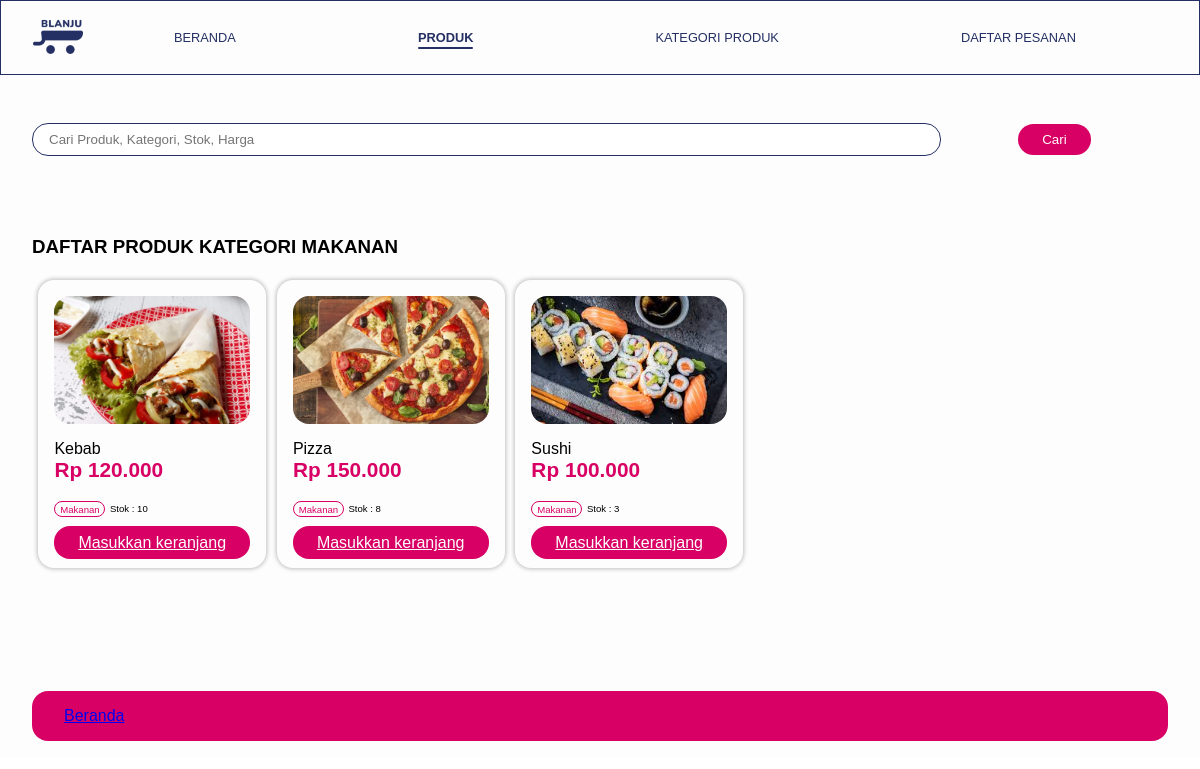
Screenshot of /modul-5_praktikan/app/pengguna/produk_kategori.php?kat=1 with the database file from the repository.
### tables this page shows
CREATE TABLE `categories` (
  `kodeKategori` int(11) NOT NULL,
  `namaKategori` varchar(100) NOT NULL
);

CREATE TABLE `products` (
  `kodeProduk` int(11) NOT NULL,
  `kodeKategori` int(11) NOT NULL,
  `namaProduk` varchar(100) NOT NULL,
  `gambarProduk` varchar(255) NOT NULL,
  `hargaProduk` int(11) NOT NULL,
  `stokProduk` int(11) NOT NULL,
  `created_at` timestamp NOT NULL DEFAULT current_timestamp() ON UPDATE current_timestamp(),
  `updated_at` timestamp NULL DEFAULT NULL
);

### modul-5_praktikan/app/database.php (called while the page is built, shortened)
<?php
function getDataProductsByCategory($kodeKategori)
{
	try{
		$statement = DB->prepare("SELECT * FROM products JOIN categories ON products.kodeKategori=categories.kodeKategori WHERE categories.kodeKategori = :kodeKategori");
		$statement->bindValue(':kodeKategori',$kodeKategori);
		$statement->execute();
		return $statement->fetchAll(PDO::FETCH_ASSOC);
	}
	catch(PDOException $err){
		echo $err->getMessage();
	}
}
?>

### modul-5_praktikan/app/pengguna/produk_kategori.php (the view, shortened to what this page needs)
<?php require_once("templates/header.php"); ?>
<?php
   $products = getDataProductsByCategory($_GET["kat"]);
?>
    <section id="content-header">
        <form action="" method="post">
            <div class="content-header-container">
                <div class="input-form">
                    <input type="text" placeholder="Cari Produk, Kategori, Stok, Harga">
                </div>
                <div class="input-button">
                    <button type="submit" class="primary-btn">Cari</button>
                </div>
            </div>
        </form>
    </section>
    <section id="content-main">
        <div class="content-main-container">
            <h1>DAFTAR PRODUK KATEGORI <?=strtoupper($products[0]["namaKategori"])?></h1>
            <div class="list-products">
                <?php foreach ($products as $product) : ?>
                <div class="card-product">
                    <div class="card-product-container">
                        <div class="card-product-image" style="background-image:url(<?= BASEURL ?>/assets/images/products/<?=$product["gambarProduk"]?>); background-size:cover;background-position:center;">
                        </div>
                        <div class="card-product-title">
                            <?= ucwords($product["namaProduk"])?>
                        </div>
                        <div class="card-product-price">
                            <?= "Rp " . number_format($product["hargaProduk"], 0, ',', '.');?>
                        </div>
                        <div class="card-product-info">
                            <span class="card-product-category"><?=ucwords($product["namaKategori"])?></span>
                            <span class="card-product-stock">Stok : <?=$product["stokProduk"]?></span>
                        </div>
                        <br>
                        <div>
                            <a href="tambah_produk_keranjang.php?pro=<?= $product["kodeProduk"]?>" class="primary-btn">Masukkan keranjang</a>
                        </div>
                    </div>
                </div>
                <?php endforeach; ?>
            </div>
        </div>
    </section>
<?php require_once("templates/footer.php"); ?>

### modul-5_praktikan/assets/css/base.css (style rules this page uses)
* { margin:0 auto; font-family: sans-serif; }
.primary-btn { background-color: #D80064; color: #FDFDFD; padding:0.5rem 1.5rem; outline: none; border-radius: 1rem; border: none; }
.input-form { margin:1rem 0; }
.input-form input { border: #243064 solid 1px; padding:0.5rem 1rem; border-radius: 1rem; box-sizing: border-box; }
.card-product { display: inline-block; box-shadow: 0px 0px 4px 1px rgba(0, 0, 0, 0.25); border-radius: 1rem; min-width:17vw; }
.card-product-container { padding: 1rem; }
.card-product-image { width: 100%; height:8rem; border-radius: 1rem; }
.card-product-title { margin-top:1rem; font-size: 1rem; }
.card-product-price { font-size: 1.3rem; font-weight: bold; color: #D80064; }
.card-product-info { display: flexbox; margin-top:1rem; justify-content: space-between; align-items: center; }
.card-product-category { font-size: 0.6rem; border-radius: 1rem; border: #D80064 1px solid; color:#D80064; padding:0.1rem 0.3rem; }
.card-product-stock { font-size: 0.6rem; }

### modul-5_praktikan/assets/css/pengguna.css (style rules this page uses)
#content-header { margin-bottom: 4rem; }
.content-header-container { display: flex; justify-content: space-between; align-items: center; }
.content-header-container .input-form { width:80%; }
.content-header-container .input-form input { width:100%; }
#content-main { position: relative; }
.list-products { margin:1rem 0; }
.list-products .card-product { margin:0.4rem 0 0.4rem 0.4rem; }

### rows the page displays
categories: namaKategori "MAKANAN"
products: gambarProduk (picture), namaProduk "Kebab", hargaProduk "120.000", kodeKategori.namaKategori "Makanan", stokProduk "10"
products: gambarProduk (picture), namaProduk "Pizza", hargaProduk "150.000", kodeKategori.namaKategori "Makanan", stokProduk "8"
products: gambarProduk (picture), namaProduk "Sushi", hargaProduk "100.000", kodeKategori.namaKategori "Makanan", stokProduk "3"
